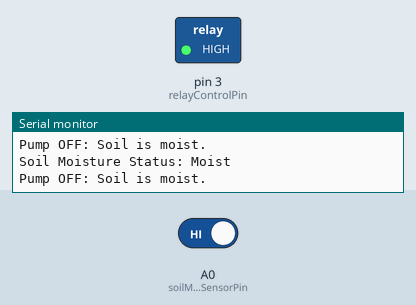
The sketch below on a simulated Arduino Uno, built with avr-gcc and run on an emulated ATmega328P. Shown: switched loads named in the sketch (green lamp = pin HIGH), the last lines printed to the serial monitor. Inputs (shaded band) come from the test bench; at power-on: A0 (soilMoistureSensorPin) HIGH.

Above: at 4.8 s.
4.9 s: A0 (soilMoistureSensorPin) driven LOW
At 6.8 s:
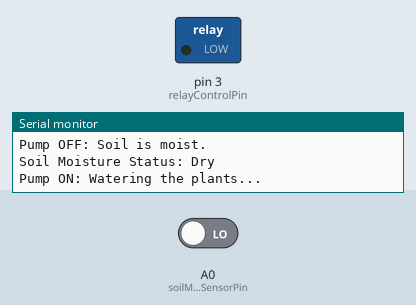
7.6 s: A0 (soilMoistureSensorPin) driven HIGH
At 8.3 s:
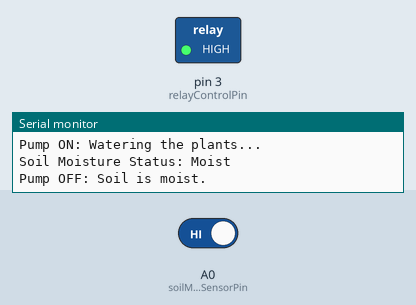
Timing chart, 0 to 10.6 s (numbered marks = the images above; inputs shaded):
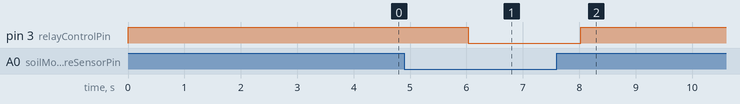

The sketch:

Smart_Watering_System.ino
```cpp
// Pin Definitions
const int soilMoistureSensorPin = A0;  // Soil moisture sensor connected to Analog Pin A0
const int relayControlPin = 3;         // Relay module connected to Digital Pin 3

void setup() {
  // Initialize relay control pin as output
  pinMode(relayControlPin, OUTPUT);
  digitalWrite(relayControlPin, HIGH); // Keep the relay off initially (active LOW)

  // Initialize soil moisture sensor pin as input
  pinMode(soilMoistureSensorPin, INPUT);

  // Initialize serial monitor for debugging
  Serial.begin(9600);
  Serial.println("Smart Watering System Initialized");
}

void loop() {
  // Read the soil moisture sensor value
  int moistureValue = digitalRead(soilMoistureSensorPin);

  // Display moisture status on Serial Monitor
  Serial.print("Soil Moisture Status: ");
  Serial.println(moistureValue == LOW ? "Dry" : "Moist");

  // Corrected logic to turn the pump ON when soil is dry
  if (moistureValue == LOW) { // Soil is dry (LOW signal from sensor)
    digitalWrite(relayControlPin, LOW);  // Activate relay (pump ON)
    Serial.println("Pump ON: Watering the plants...");
  } else { // Soil is moist (HIGH signal from sensor)
    digitalWrite(relayControlPin, HIGH); // Deactivate relay (pump OFF)
    Serial.println("Pump OFF: Soil is moist.");
  }

  // Wait for a while before the next check
  delay(2000); // 2-second delay
}
```

Measured:
- after the input at 4.9 s, pin 3 (relayControlPin): HIGH → LOW after 1.1 s
- after the input at 7.6 s, pin 3 (relayControlPin): LOW → HIGH after 0.43 s
